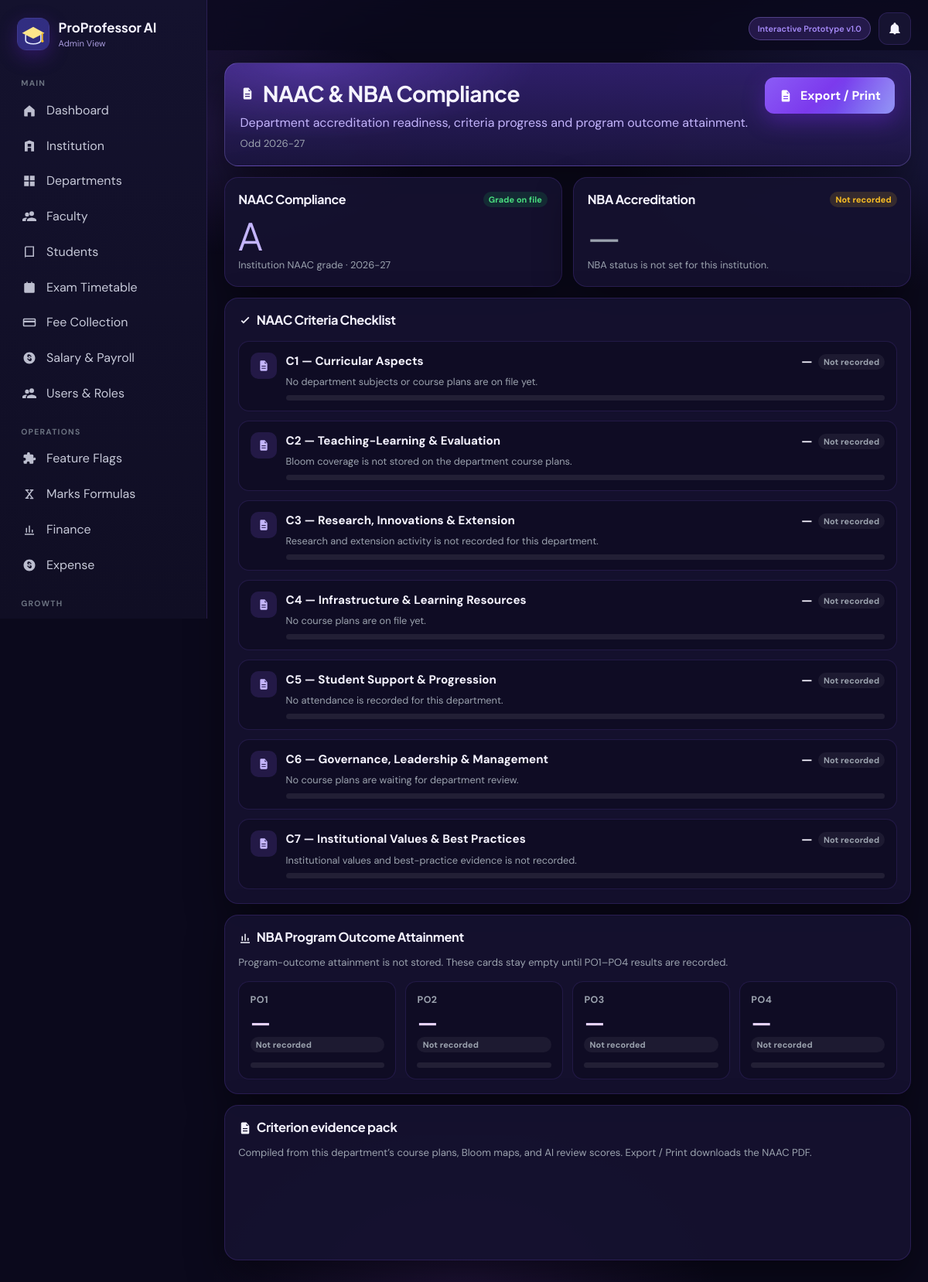
Page /hod/reports.php (signed in) on the committed database.
### tables this page shows
CREATE TABLE `users` (
  `id` int(10) UNSIGNED NOT NULL,
  `institution_id` int(10) UNSIGNED NOT NULL,
  `department_id` int(10) UNSIGNED DEFAULT NULL,
  `role` enum('professor','student','hod','admin','superadmin') NOT NULL,
  `email` varchar(160) NOT NULL,
  `password_hash` varchar(255) NOT NULL,
  `full_name` varchar(160) NOT NULL,
  `employee_id` varchar(60) DEFAULT NULL,
  `qualification` varchar(120) DEFAULT NULL,
  `register_no` varchar(60) DEFAULT NULL,
  `phone` varchar(30) DEFAULT NULL,
  `avatar_url` varchar(255) DEFAULT NULL,
  `class_id` int(10) UNSIGNED DEFAULT NULL COMMENT 'For students',
  `academic_year_level` tinyint(3) UNSIGNED DEFAULT NULL COMMENT 'Student academic year 1-4',
  `semester` varchar(40) DEFAULT NULL COMMENT 'Student Odd/Even semester',
  `designation` varchar(100) DEFAULT NULL,
  `preferences` longtext DEFAULT NULL CHECK (json_valid(`preferences`)),
  `extra` longtext DEFAULT NULL COMMENT 'Expandable user attributes' CHECK (json_valid(`extra`)),
  `is_active` tinyint(1) DEFAULT 1,
  `last_login_at` datetime DEFAULT NULL,
  `created_at` timestamp NOT NULL DEFAULT current_timestamp(),
  `updated_at` timestamp NOT NULL DEFAULT current_timestamp() ON UPDATE current_timestamp()
);

CREATE TABLE `institutions` (
  `id` int(10) UNSIGNED NOT NULL,
  `name` varchar(200) NOT NULL,
  `code` varchar(40) DEFAULT NULL,
  `affiliation_university` varchar(200) DEFAULT NULL,
  `naac_grade` varchar(20) DEFAULT NULL,
  `nba_status` varchar(40) DEFAULT NULL,
  `address` text DEFAULT NULL,
  `city` varchar(80) DEFAULT NULL,
  `state` varchar(80) DEFAULT NULL,
  `pincode` varchar(12) DEFAULT NULL,
  `phone` varchar(30) DEFAULT NULL,
  `email` varchar(120) DEFAULT NULL,
  `logo_url` varchar(255) DEFAULT NULL,
  `subscription_tier` enum('starter','professional','enterprise','trial') DEFAULT 'trial',
  `licensed_seats` int(10) UNSIGNED DEFAULT 60,
  `academic_year` varchar(20) DEFAULT NULL,
  `current_semester` varchar(40) DEFAULT NULL,
  `settings` longtext DEFAULT NULL COMMENT 'Expandable institution settings' CHECK (json_valid(`settings`)),
  `is_active` tinyint(1) DEFAULT 1,
  `created_at` timestamp NOT NULL DEFAULT current_timestamp(),
  `updated_at` timestamp NOT NULL DEFAULT current_timestamp() ON UPDATE current_timestamp()
);

### hod/reports.php (the view, shortened to what the rows shown need)
<?php
require_once __DIR__ . '/../includes/layout.php';
$user = Auth::user();
$isAdmin = ($user['role'] ?? '') === 'admin';
$instId = (int)($user['institution_id'] ?? 0);
$deptId = $isAdmin
    ? (int)($_GET['department_id'] ?? ($user['department_id'] ?? 0))
    : hod_department_id($user);
$inst = $instId > 0
    ? Database::fetch('SELECT * FROM institutions WHERE id = ?', [$instId])
    : null;
$naacGrade = trim((string)($inst['naac_grade'] ?? ''));
$academicYear = trim((string)($inst['academic_year'] ?? ''));
$semester = trim((string)($inst['current_semester'] ?? ''));
$period = trim($semester . ($semester !== '' && $academicYear !== '' ? ' ' : '') . $academicYear);
$deptLine = '';
$heroMeta = array_values(array_filter([
    $deptLine,
    $period,
], static fn(string $part): bool => $part !== ''));
render_header('NAAC & NBA Compliance', 'reports', [
    'compactTitle' => true,
    'subtitle' => 'Department accreditation readiness, criteria progress and program outcome attainment.',
]);
?>
<?php if (!$isAdmin && $deptId < 1): ?>
<div class="panel">
  <div class="alert alert-warn">Your HOD account is not linked to a department. Contact the College Admin.</div>
</div>
<?php else: ?>
<div class="hod-comp">
  <section class="hod-hero">
    <div class="hod-hero-copy">
      <h2><?= icon('file', 'icon-inline') ?> NAAC &amp; NBA Compliance</h2>
      <p>Department accreditation readiness, criteria progress and program outcome attainment.</p>
      <?php if ($heroMeta): ?><p class="hod-comp-meta"><?= e(implode(' · ', $heroMeta)) ?></p><?php endif; ?>
    </div>
  </section>
  <section class="hod-comp-summary" aria-label="Accreditation summary">
    <article class="hod-panel hod-comp-score">
      <div class="hod-comp-score-h">
        <h2>NAAC Compliance</h2>
        <?php if ($naacGrade !== ''): ?>
          <span class="hod-status is-ok">Grade on file</span>
        <?php else: ?>
          <span class="hod-status is-warn">Not recorded</span>
        <?php endif; ?>
      </div>
      <p class="hod-comp-figure<?= $naacGrade === '' ? ' is-empty' : '' ?>"><?= $naacGrade !== '' ? e($naacGrade) : '—' ?></p>
      <p class="hod-comp-hint">Institution NAAC grade<?= $academicYear !== '' ? (' · ' . e($academicYear)) : '' ?></p>
    </article>
    <article class="hod-panel hod-comp-score">
      <div class="hod-comp-score-h">
        <h2>NBA Accreditation</h2>
      </div>
    </article>
  </section>
  <section class="hod-panel" aria-label="NAAC criteria checklist">
    <div class="hod-panel-h">
      <h2><?= icon('check', 'icon-inline') ?> NAAC Criteria Checklist</h2>
    </div>
  </section>
  <section class="hod-panel" aria-label="NBA program outcome attainment">
    <div class="hod-panel-h">
      <h2><?= icon('chart', 'icon-inline') ?> NBA Program Outcome Attainment</h2>
    </div>
  </section>
  <section class="hod-panel">
    <div class="hod-panel-h">
      <h2><?= icon('file', 'icon-inline') ?> Criterion evidence pack</h2>
    </div>
  </section>
</div>
<?php endif; ?>
<?php render_footer(); ?>

### includes/layout.php (shortened to what the rows shown need)
<?php
function render_header(string $title, string $active = '', array $opts = []): void
{
    $user = Auth::user();
    $role = $user['role'] ?? '';
    $unread = $user ? unread_notifications_count((int)$user['id']) : 0;
    ?>
<!DOCTYPE html>
<html lang="en">
<head>
  <link rel="stylesheet" href="<?= e(base_url('/assets/css/app.css')) ?>?v=<?= (int)@filemtime(dirname(__DIR__) . '/assets/css/app.css') ?>">
</head>
<body class="app-body" data-effects="on">
<div class="app-shell">
  <aside class="sidebar" id="sidebar">
    <div class="brand">
      <div>
        <div class="brand-name">ProProfessor AI</div>
        <div class="brand-sub"><?= e(\App\Services\NavService::roleLabel($role)) ?></div>
      </div>
    </div>
  </aside>
  <div class="main">
    <main class="content" id="pageContent">
<?php
}
function render_footer(array $opts = []): void
{
    ?>
    </main>
  </div>
</div>
</body>
</html>
<?php
}

### rows in the picture
users: role "Admin View"
institutions: implode(' · ', $heroMeta) "Odd 2026-27", naac_grade "A", academic_year "2026-27"

### other values in the picture
$group['label'] "MAIN"
$item['label'] "Dashboard"
$item['label'] "Institution"
$item['label'] "Departments"
$item['label'] "Faculty"
$item['label'] "Students"
$item['label'] "Exam Timetable"
$item['label'] "Fee Collection"
$item['label'] "Salary & Payroll"
$item['label'] "Users & Roles"
$group['label'] "OPERATIONS"
$item['label'] "Feature Flags"
$item['label'] "Marks Formulas"
$item['label'] "Finance"
$item['label'] "Expense"
